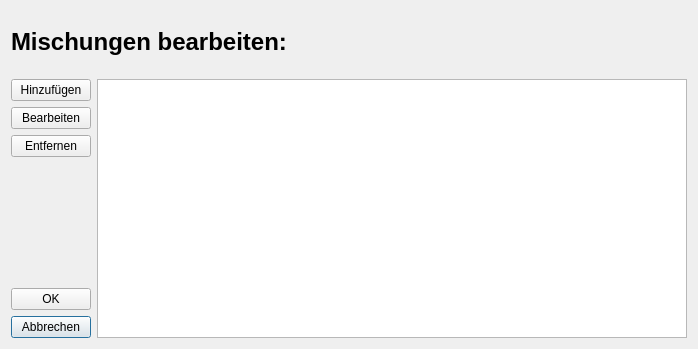
<?xml version="1.0" encoding="UTF-8"?>
<ui version="4.0">
 <class>Menu_Mix</class>
 <widget class="QDialog" name="Menu_Mix">
  <property name="geometry">
   <rect>
    <x>0</x>
    <y>0</y>
    <width>698</width>
    <height>349</height>
   </rect>
  </property>
  <property name="windowTitle">
   <string>Dialog</string>
  </property>
  <layout class="QGridLayout" name="gridLayout">
   <item row="10" column="0">
    <widget class="QPushButton" name="pushButton_cancel">
     <property name="text">
      <string>Abbrechen</string>
     </property>
    </widget>
   </item>
   <item row="5" column="0">
    <widget class="QPushButton" name="pushButton_edit">
     <property name="text">
      <string>Bearbeiten</string>
     </property>
    </widget>
   </item>
   <item row="4" column="0">
    <widget class="QPushButton" name="pushButton_add">
     <property name="text">
      <string>Hinzufügen</string>
     </property>
    </widget>
   </item>
   <item row="7" column="0" rowspan="2">
    <spacer name="verticalSpacer">
     <property name="orientation">
      <enum>Qt::Vertical</enum>
     </property>
     <property name="sizeHint" stdset="0">
      <size>
       <width>20</width>
       <height>40</height>
      </size>
     </property>
    </spacer>
   </item>
   <item row="9" column="0">
    <widget class="QPushButton" name="pushButton_OK">
     <property name="text">
      <string>OK</string>
     </property>
    </widget>
   </item>
   <item row="3" column="0" colspan="2">
    <widget class="QLabel" name="label">
     <property name="font">
      <font>
       <pointsize>18</pointsize>
       <weight>75</weight>
       <bold>true</bold>
      </font>
     </property>
     <property name="text">
      <string>Mischungen bearbeiten:</string>
     </property>
    </widget>
   </item>
   <item row="6" column="0">
    <widget class="QPushButton" name="pushButton_delete">
     <property name="text">
      <string>Entfernen</string>
     </property>
    </widget>
   </item>
   <item row="4" column="1" rowspan="7">
    <widget class="QTableWidget" name="tableWidget"/>
   </item>
  </layout>
 </widget>
 <resources/>
 <connections/>
</ui>
